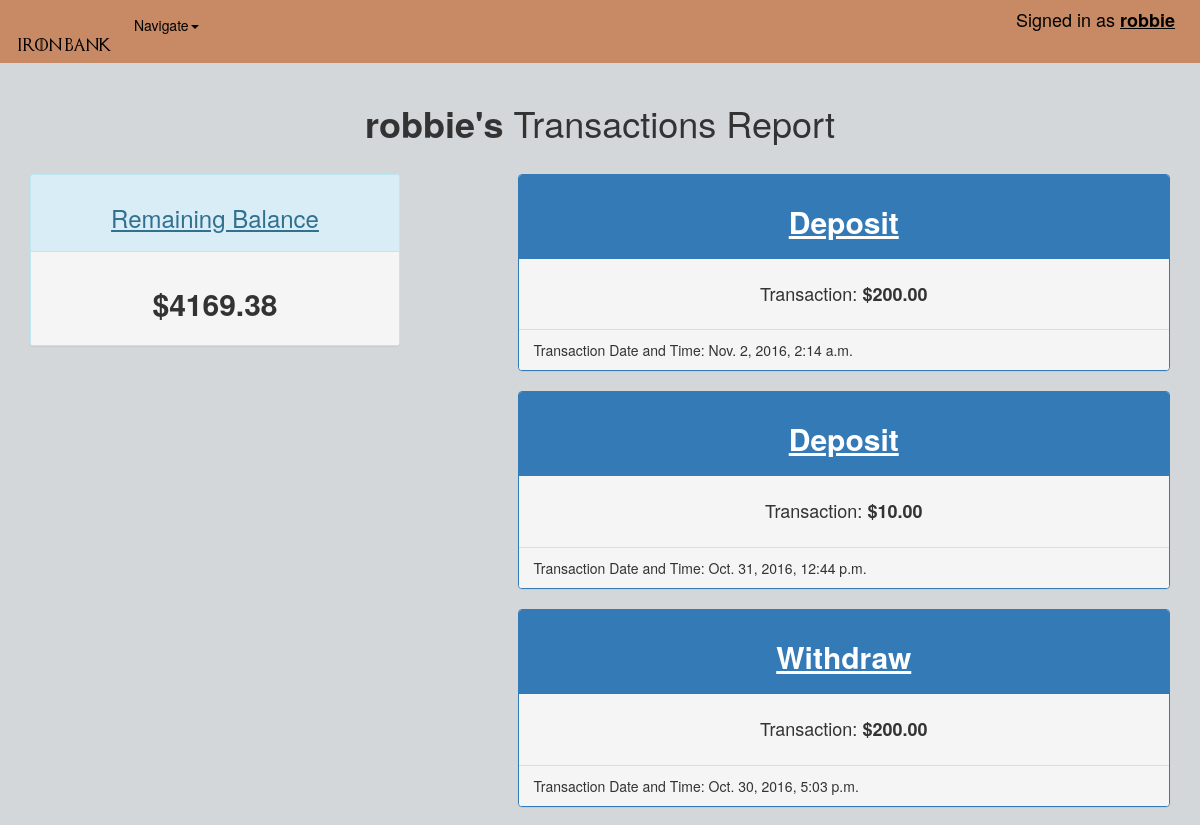
Page /account/1/ (signed in, upper part) on the earlier database version.
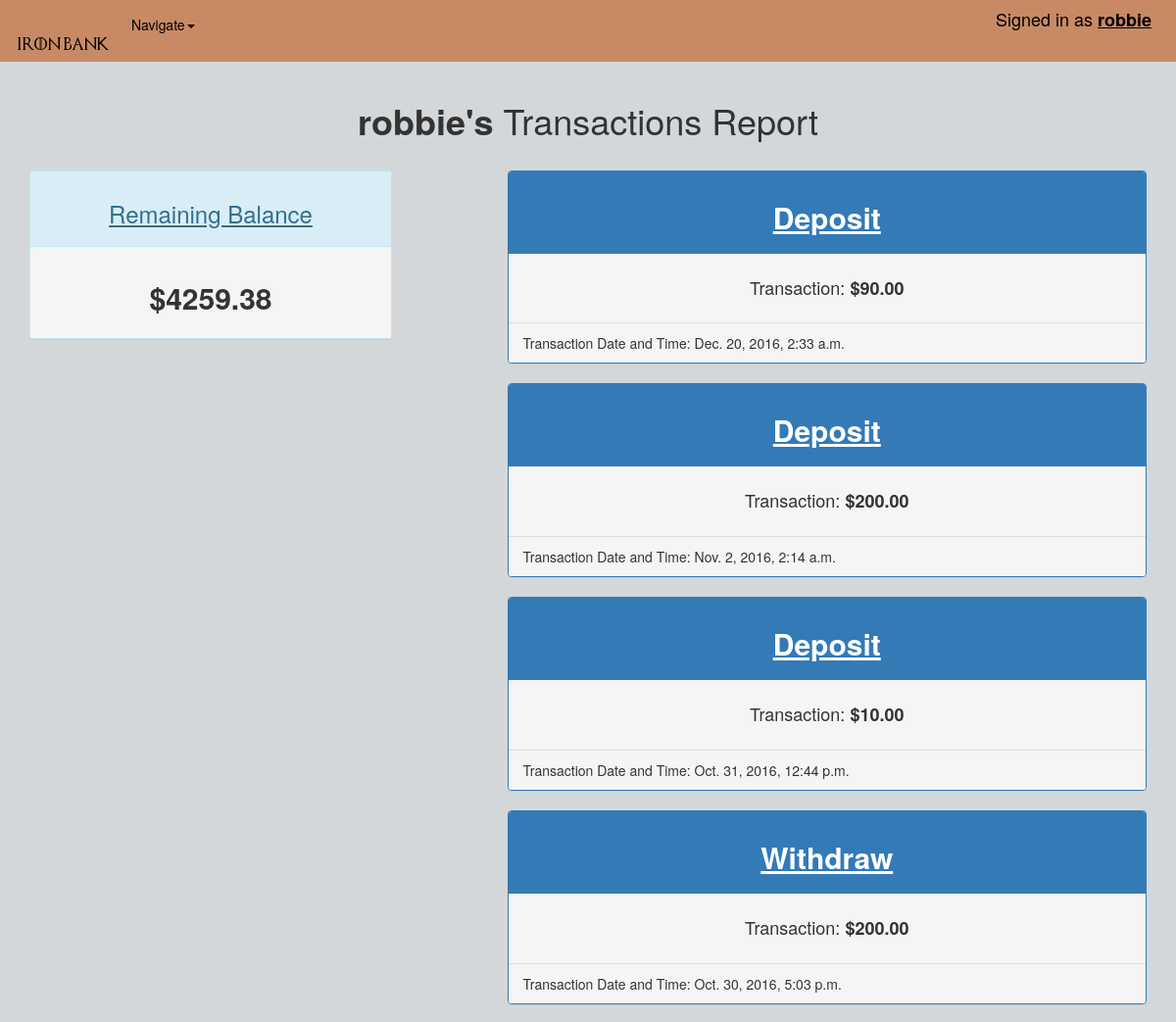
Same page on the later database version.
### bank/models.py (models this page shows)
class Profile(models.Model):
    user = models.OneToOneField('auth.User')
    @property
    def balance(self):
        deposit_total = 0
        withdraw_total = 0
        transactions = Transaction.objects.filter(user=self.user)
        for transaction in transactions:
            if transaction.operator1 =='D':
                deposit_total += transaction.num1
            else:
                withdraw_total += transaction.num1
        return round(deposit_total - withdraw_total, 2)

class Transaction(models.Model):
    user = models.ForeignKey('auth.User')
    num1 = models.FloatField()
    operator1 = models.CharField(max_length=1, choices=OPTION)
    created = models.DateTimeField(auto_now_add=True)
    class Meta:
        ordering = ("created", )

### bank/views.py (the view)
# urls.py: url(r'^account/(?P<pk>\d+)/$', TransactionDetailView.as_view(), name="transaction_detail_view"),
class TransactionDetailView(ListView):
    model = Transaction
    def get_context_data(self, **kwargs):
        context = super().get_context_data(**kwargs)
        context["accounts"] = Transaction.objects.filter(user=self.request.user)
        return context

### templates/bank/transaction_list.html
{% extends 'base.html' %}
{% block content %}
 <br>
  <h1><b>{{ request.user }}'s</b> Transactions Report</h1>
  <br>
  <div class="row">
    <div class="col-md-4">
      <div class="panel panel-info">
        <div class="panel-heading">
          <h3 id="under">Remaining Balance</h3>
        </div>
        <div class="panel-body">
          <h2 id="center"><b>${{ request.user.profile.balance|floatformat:2 }}</b></h2>
        </div>
      </div>
    </div>
    {% for account in accounts|dictsortreversed:"created" %}
      {% if request.user == account.user %}
      <div class="profile_info">
          <div class="col-md-7">
            <div class="panel panel-primary">
              <div class="panel-heading">
                <h2 id="under"><b>{{ account.get_operator1_display }}</b></h2>
              </div>
              <div class="panel-body">
                <h4 id="center">Transaction: <b>${{ account.num1|floatformat:2 }}</b></h4>
              </div>
              <div class="panel-footer">
                Transaction Date and Time:  {{ account.created }}
              </div>
            </div>
          </div>
        </div>
    {% endif %}
  {% endfor %}
  </div>
{% endblock %}

### templates/base.html (shortened to what this page needs)
{% load staticfiles %}
<!DOCTYPE html>
<html>
  <head>
    <link rel="stylesheet" href="{% static 'css/bootstrap.css' %}" media="screen" title="no title">
    <link rel="stylesheet" href="https://cdnjs.cloudflare.com/ajax/libs/font-awesome/4.7.0/css/font-awesome.min.css">
  </head>
  <body>
    <nav class="nav navbar-custom">
      <div class="container-fluid">
        <div class="navbar-header">
            <h2><img class="nav_font" src="/static/fonts/small_got.png" alt="Iron Bank" /></h2>
        </div>
        <ul class="nav navbar-nav">
            <li class="dropdown">
              <a class="dropdown-toggle" data-toggle="dropdown" href="#">Navigate<span class="caret"></span></a>
            </li>
          </ul>
          {% if not request.user.is_authenticated %}
            <ul class="nav navbar-nav navbar-right">
              <li><a class="logo" href="{% url 'user_create_view' %}"><span class="glyphicon glyphicon-user"></span> New User</a></li>
              <li><a class="logo" href="{% url 'login' %}"><span class="glyphicon glyphicon-log-in"></span> Login</a></li>
            </ul>
          {% else %}
            <ul class="nav navbar-nav navbar-right"><h4 class="name">Signed in as <b id="under">{{ request.user }}</b></h4></ul>
          {% endif %}
      </div>
    </nav>
      <div class="container">
          {% block content %}
          {% endblock %}
      </div>
  </body>
</html>

Differences in the rows shown:
added Transaction: operator1 "Deposit", num1 "90.00", created "Dec. 20, 2016, 2:33 a.m."
Other differences:
{{ request.user.profile.balance|floatformat:2 }}: "4169.38" → "4259.38"
